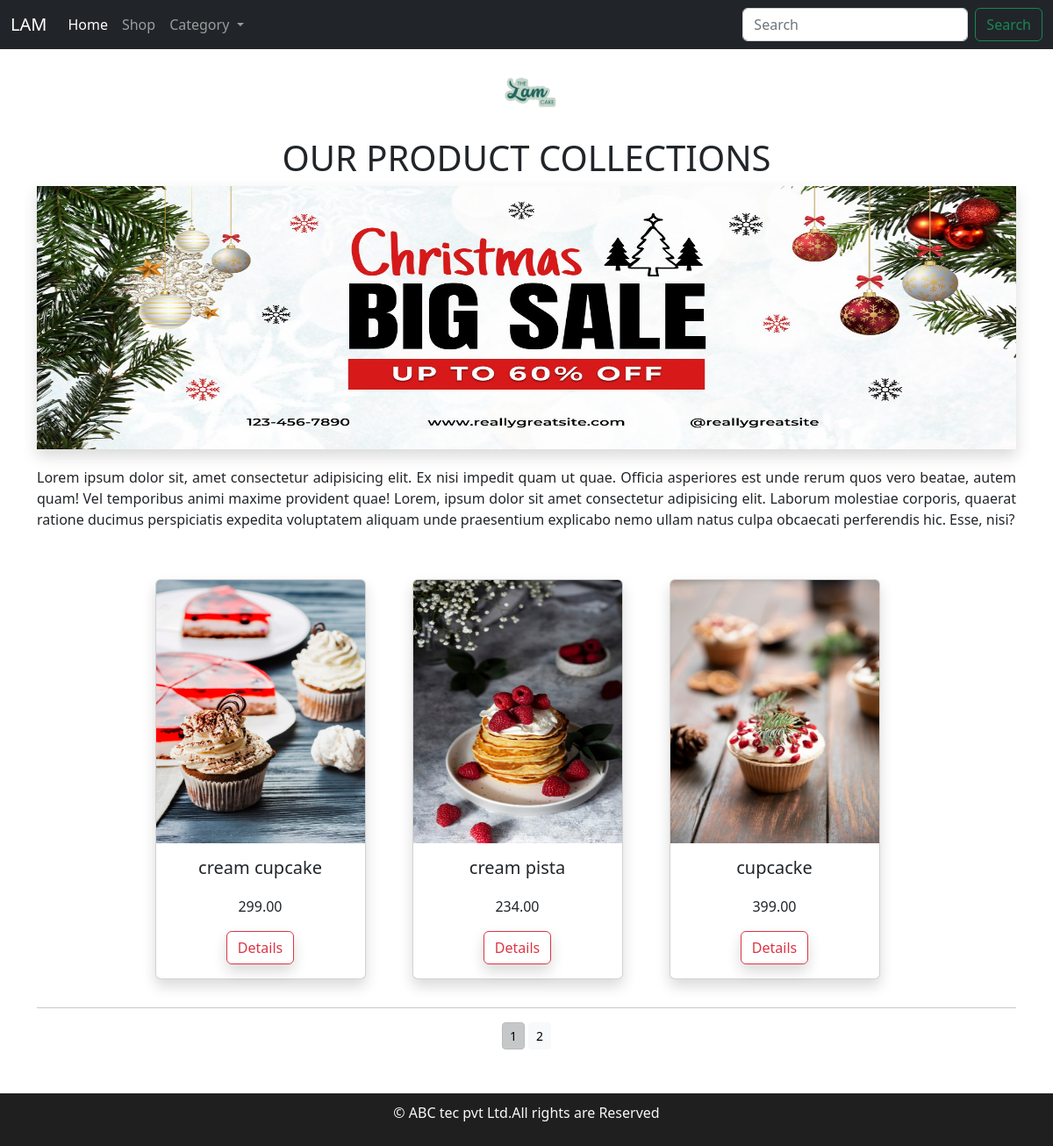
The app's page /shop/ with its own data.
### EcommerceApp/models.py (models this page shows, shortened)
class Product(models.Model):
    name=models.CharField(max_length=250,unique=True)
    slug=models.SlugField(max_length=250,unique=True)
    desc=models.TextField(blank=True)
    price=models.DecimalField(max_digits=10,decimal_places=2)
    category=models.ForeignKey(Category,on_delete=models.CASCADE)
    image=models.ImageField(upload_to='product',blank=True)
    stock=models.IntegerField()
    available=models.BooleanField(default=True)
    created=models.DateTimeField(auto_now_add=True)
    updated=models.DateTimeField(auto_now=True)
    def get_url(self):
        return reverse ('eapp:prodCatDetail',args=[self.category.slug,self.slug])
    class Meta:
        ordering=('name',)
        verbose_name='product'
        verbose_name_plural='products'

### EcommerceApp/views.py (the view)
# urls.py: path('',views.allProdCat,name='allProdCat' ),
def allProdCat(req,c_slug=None):
    c_page=None
    products_list=None
    if c_slug!=None:
        c_page=get_object_or_404(Category,slug=c_slug)
        products_list=Product.objects.all().filter(category=c_page,available=True)
    else:
        products_list=Product.objects.all().filter(available=True)
    paginator=Paginator(products_list,3)
    try:
        page=int(req.GET.get('page','1'))
    except:
        page=1
    try:
        products=paginator.page(page)
    except( EmptyPage,InvalidPage):
        products=paginator.page(paginator.num_pages)
    return render(req,'category.html',{'category':c_page,'products':products})

### EcommerceApp/context_processors.py (called while the page is built)
def menu_links(req):
    links=Category.objects.all()
    return dict(links=links)

### EcommerceApp/models.py (called while the page is built)
    def get_url(self):
        return reverse('eapp:products_by_category',args=[self.slug])

### cart/context_processors.py (called while the page is built)
def counter(req):
    item_count=0
    if 'admin' in req.path:
        return {}
    else:
        try:
            cart=Cart.objects.filter(cart_id=_cart_id(req))
            cart_items=CartItem.objects.all().filter(cart=cart[:1])
            for cart_item in cart_items:
                item_count+=cart_item.quantity
        except Cart.DoesNotExist:
            item_count=0
        return dict(item_count=item_count)

### cart/views.py (called while the page is built)
def _cart_id(req):
    cart=req.session.session_key
    if not cart:
        cart=req.session.create()
    return cart

### Templates/category.html (shortened to what this page needs)
{% extends 'base.html' %}
{% load static %}
{% block content %}
    <div class="container">
        <div  class="category">
            {% if category %}
            <h1>{{category.name}}</h1>
                <img src="{{category.image.url}}" class="shadow"  alt="{{category.name}}">
                <div >
                    <p class="text-center py-3">{{category.desc}}</p>
                </div>
        </div>
        {% else %}
            <div>
                <h1>Our Product Collections</h1>
                <img src="{% static 'img/banner.jpg' %}" class="shadow" width="100%" height="300px" alt="out products">
                <div>
                    <p class="">
                        Lorem ipsum dolor sit, amet consectetur adipisicing elit. Ex nisi impedit quam ut quae. Officia asperiores est unde rerum quos vero beatae, autem quam! Vel temporibus animi maxime provident quae!
                        Lorem, ipsum dolor sit amet consectetur adipisicing elit. Laborum molestiae corporis, quaerat ratione ducimus perspiciatis expedita voluptatem aliquam unde praesentium explicabo nemo ullam natus culpa obcaecati perferendis hic. Esse, nisi?
                    </p>
                </div>
            </div>
            <br>
        {% endif %}
        <div>
            <div class="row d-flex justify-content-center">
                {% for product in products.object_list %}
                    <div class="col-lg-3 col-md-4 col-sm-6 my-3 mx-1">
                        <div class="card shadow" style="width: 15rem;">
                            <img src="{{product.image.url}}" class="card-img-top" height="300px"  alt="{{product.name}}">
                            <div class="card-body text-center">
                              <h5 class="card-title">{{product.name}}</h5>
                              <p class="card-text text-center">{{product.price}}</p>
                              <a href="{{product.get_url}}" class="btn btn-outline-danger shadow">Details</a>
                            </div>
                          </div>
                    </div>
                {% endfor %}
            </div>
            <div class="paginator mx-auto">
                    {% if products.paginator.num_pages > 1 %}<hr>
                        <div class="text-center">
                            {% for pg in products.paginator.page_range %}
                            <a href="?page={{pg}}" class="btn btn-light btn-sm {% if products.number == pg %}active {% endif %}">{{pg}}</a>
                            {% endfor%}
                        </div>
                    {% endif %}
            </div>
        </div>
    </div>
{% endblock %}

### static/css/custom.css (style rules this page uses)
.category { text-align: center; }
.category h1 { text-transform: uppercase; }
.category p { margin-top: 20px; text-align: justify; }

### records on screen
Product: image (picture), name "cream cupcake", price "299.00"
Product: image (picture), name "cream pista", price "234.00"
Product: image (picture), name "cupcacke", price "399.00"

### other values on screen
{{ pg }} "1" "2"
